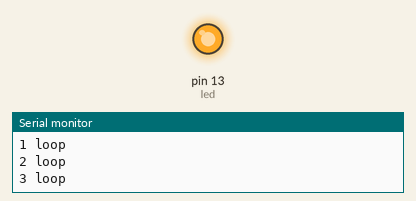
This sketch was run on a simulated Arduino Uno, built with avr-gcc and run on an emulated ATmega328P. On the bench: output pins drawn as LEDs (lit = HIGH), the last lines printed to the serial monitor.

Above: at 5.0 s.
At 10.2 s:
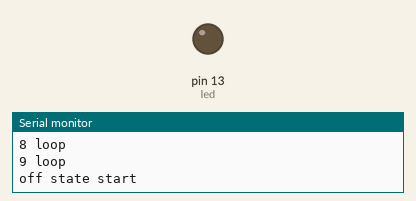
Timing chart, 0 to 13.7 s (numbered marks = the images above):
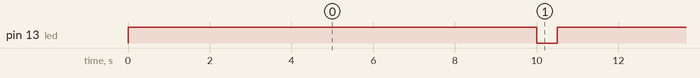

Measured:
- by itself, pin 13 (led): alternates HIGH for 10.0 s and LOW for 0.50 s

The sketch:

my_first_codebender_sketch.ino
```cpp
/*
This basic example turns the built in LED on for one second,
then off for one second, repeatedly.
*/

// Pin 13 has a LED connected so we give it a name:
int led = 13;

// the setup routine runs once when you press reset:
void setup()
{
	// initialize the digital pin as an output.
	pinMode(led, OUTPUT);
	// initialize serial communication at 9600 bits per second:
	Serial.begin(9600);
}

// the loop routine runs over and over again forever:
void loop()
{
	for(int i=0; i < 10; i++){
		//Set the LED pin to HIGH. This gives power to the LED and turns it on
		digitalWrite(led, HIGH);
		//Wait for a second
		delay(1000);
		Serial.print(i, DEC);
		Serial.println(" loop");
	}
	//Set the LED pin to LOW. This turns it off
	Serial.println("off state start");
	digitalWrite(led, LOW);
	//Wait for a second
	delay(500);
	Serial.println("off state done");
}
```
